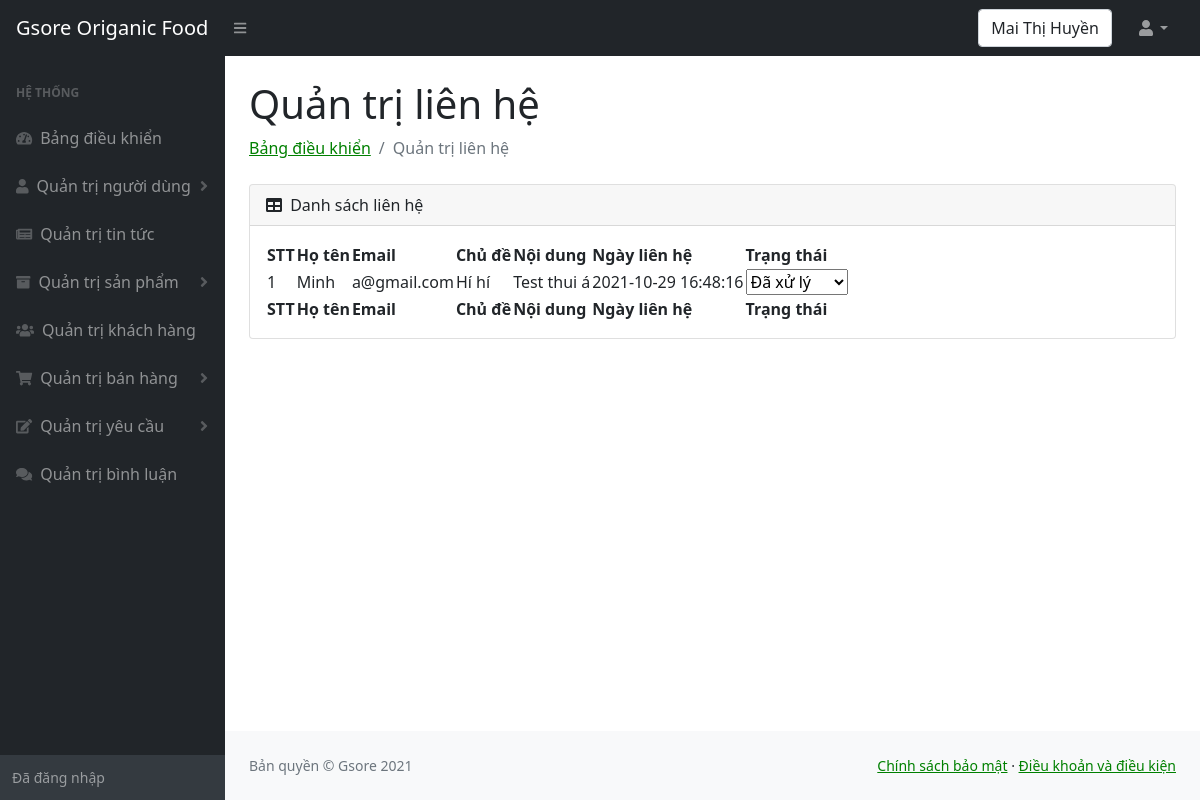
The app's page /admin/lien-he.php (signed in) with its own data.
### tables this page shows
CREATE TABLE `lienhe` (
  `malienhe` int(10) NOT NULL,
  `tenlienhe` varchar(100) NOT NULL,
  `emaillienhe` varchar(100) NOT NULL,
  `chudelienhe` varchar(100) NOT NULL,
  `noidunglienhe` varchar(500) NOT NULL,
  `ngaylienhe` datetime NOT NULL,
  `trangthai` tinyint(1) NOT NULL DEFAULT 0
);

### admin/lien-he.php (the view, shortened to what this page needs)
<!DOCTYPE html>
<html lang="en">
<head>
    <link href="https://cdn.jsdelivr.net/npm/simple-datatables@latest/dist/style.css" rel="stylesheet" />
    <link href="css/styles.css" rel="stylesheet" />
</head>
<body class="sb-nav-fixed">
        <nav class="sb-topnav navbar navbar-expand navbar-dark bg-dark">
            <a class="navbar-brand ps-3" href="../index.php">Gsore Origanic Food </a>
            <button class="btn btn-link btn-sm order-1 order-lg-0 me-4 me-lg-0" id="sidebarToggle" href="#!"><i class="fas fa-bars"></i></button>
            <form class="d-none d-md-inline-block form-inline ms-auto me-0 me-md-3 my-2 my-md-0">
                <div class="input-group">
                  <div class="form-control"><?php  echo $_SESSION['ten_nguoi_dung'];?>  </div>
                </div>
            </form>
            <ul class="navbar-nav ms-auto ms-md-0 me-3 me-lg-4">
                <li class="nav-item dropdown">
                    <a class="nav-link dropdown-toggle" id="navbarDropdown" href="#" role="button" data-bs-toggle="dropdown" aria-expanded="false"><i class="fas fa-user fa-fw"></i></a>
                </li>
            </ul>
        </nav>
        <div id="layoutSidenav">
            <div id="layoutSidenav_nav" >
                <nav class="sb-sidenav accordion sb-sidenav-dark" id="sidenavAccordion">
                    <div class="sb-sidenav-menu">
                        <div class="nav">
                            <div class="sb-sidenav-menu-heading">Hệ thống</div>
                            <a class="nav-link" href="index.php">
                                <div class="sb-nav-link-icon"><i class="fas fa-tachometer-alt"></i></div>
                                Bảng điều khiển
                            </a>
                            <a class="nav-link collapsed" href="nguoidung.php" data-bs-toggle="collapse" data-bs-target="#collapseOne" aria-expanded="false" aria-controls="collapseOne">
                                <div class="sb-nav-link-icon"><i class="fas fa-user"></i></div>
                                Quản trị người dùng
                                <div class="sb-sidenav-collapse-arrow"><i class="fas fa-angle-down"></i></div>
                            </a>
                            <a class="nav-link" href="tintuc.php">
                                <div class="sb-nav-link-icon"><i class="fas fa-newspaper"></i></div>
                                    Quản trị tin tức
                            </a>
                            <a class="nav-link collapsed" href="#" data-bs-toggle="collapse" data-bs-target="#collapseTwo" aria-expanded="false" aria-controls="collapseTwo">
                                <div class="sb-nav-link-icon"><i class="fas fa-archive"></i></div>
                                Quản trị sản phẩm
                                <div class="sb-sidenav-collapse-arrow"><i class="fas fa-angle-down"></i></div>
                            </a>
                            <a class="nav-link" href="khachhang.php">
                                <div class="sb-nav-link-icon"><i class="fas fa-users"></i></div>
                                Quản trị khách hàng
                            </a>
                            <a class="nav-link collapsed" href="#" data-bs-toggle="collapse" data-bs-target="#collapseThree" aria-expanded="false" aria-controls="collapseThree">
                                <div class="sb-nav-link-icon"><i class="fas fa-shopping-cart"></i></div>
                                Quản trị bán hàng
                                <div class="sb-sidenav-collapse-arrow"><i class="fas fa-angle-down"></i></div>
                            </a>
                            <a class="nav-link collapsed" href="#" data-bs-toggle="collapse" data-bs-target="#collapseFour" aria-expanded="false" aria-controls="collapseFour">
                                <div class="sb-nav-link-icon"><i class="fas fa-edit"></i></div>
                                Quản trị yêu cầu
                                <div class="sb-sidenav-collapse-arrow"><i class="fas fa-angle-down"></i></div>
                            </a>
                            <a class="nav-link" href="binhluan.php">
                                <div class="sb-nav-link-icon"><i class="fas fa-comments"></i></div>
                                Quản trị bình luận
                            </a>
                        </div>
                    </div>
                    <div class="sb-sidenav-footer">
                        <div class="small">Đã đăng nhập</div>
                    </div>
                </nav>
            </div>
            <div id="layoutSidenav_content">
                <main>
                    <div class="container-fluid px-4">
                        <h1 class="mt-4">Quản trị liên hệ</h1>
                        <ol class="breadcrumb mb-4">
                            <li class="breadcrumb-item"><a href="index.php">Bảng điều khiển</a></li>
                            <li class="breadcrumb-item active">Quản trị liên hệ</li>
                        </ol>
                        <div class="card mb-4">
                            <div class="card-header">
                                <i class="fas fa-table me-1"></i>
                                Danh sách liên hệ
                            </div>
                            <div class="card-body">
                                <table id="datatablesSimple">
                                    <thead>
                                        <tr>
                                            <th>STT</th>
                                            <th>Họ tên</th>
                                            <th>Email</th>
                                            <th>Chủ đề</th>
                                            <th>Nội dung</th>
                                            <th>Ngày liên hệ</th>
                                            <th>Trạng thái</th>
                                        </tr>
                                    </thead>
                                    <tfoot>
                                        <tr>
                                            <th>STT</th>
                                            <th>Họ tên</th>
                                            <th>Email</th>
                                            <th>Chủ đề</th>
                                            <th>Nội dung</th>
                                            <th>Ngày liên hệ</th>
                                            <th>Trạng thái</th>
                                        </tr>
                                    </tfoot>
                                    <tbody>
                                        <?php
                                        include("../config.php");
                                        $sql = "SELECT *
                                                FROM lienhe
                                                ORDER BY malienhe DESC
                                                ";
                                        $result = mysqli_query($ket_noi, $sql);
                                        $i = 0;
                                        while ($row = mysqli_fetch_array($result)) {
                                            $i++;
                                        ?>
                                            <tr>
                                                <td><?php echo $i ?></td>
                                                <td><?php echo $row["tenlienhe"] ?></td>
                                                <td><?php echo $row["emaillienhe"] ?></td>
                                                <td><?php echo $row["chudelienhe"] ?></td>
                                                <td><?php echo $row["noidunglienhe"] ?></td>
                                                <td><?php echo $row["ngaylienhe"] ?></td>
                                                <td>
                                                    <select name="select-status" class="select-status" onchange="this.options[this.selectedIndex].value && (window.location = this.options[this.selectedIndex].value);">
                                                        <option value="lien-he_sua-trang-thai.php?id=<?php echo $row['malienhe'] ?>&status=1" <?php if($row["trangthai"]==1) echo "selected"; ?>>Đã xử lý</option>
                                                    </select>
                                                </td>
                                            </tr>
                                        <?php
                                        }
                                        ?>
                                    </tbody>
                                </table>
                            </div>
                        </div>
                    </div>
                </main>
                <footer class="py-4 bg-light mt-auto">
                    <div class="container-fluid px-4">
                        <div class="d-flex align-items-center justify-content-between small">
                            <div class="text-muted">Bản quyền &copy; Gsore 2021</div>
                            <div>
                                    <a href="chinhsachbaomat.php">Chính sách bảo mật</a>
                                    &middot;
                                    <a href="chinhsachbaomat.php">Điều khoản và điều kiện</a>
                            </div>
                        </div>
                    </div>
                </footer>
            </div>
    </div>
</body>
</html>

### records on screen
lienhe: tenlienhe "Minh", emaillienhe "a@gmail.com", chudelienhe "Hí hí", noidunglienhe "Test thui á", ngaylienhe "2021-10-29 16:48:16", select-status "Đã xử lý"

### other values on screen
$_SESSION['ten_nguoi_dung'] "Mai Thị Huyền"
